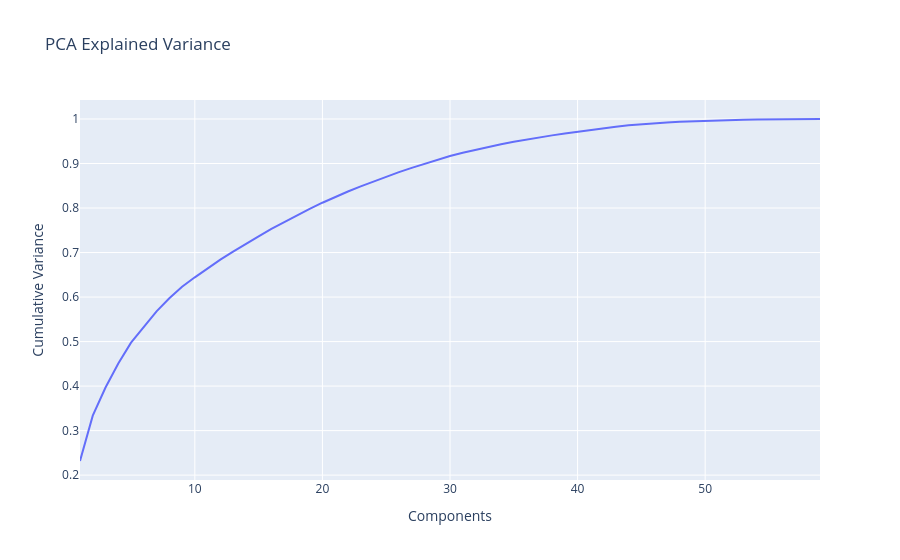

Notebook code cell kept with this figure:
### Code cell
var_df = pd.DataFrame({
    "Components": range(1, len(cum_var)+1),
    "Cumulative Variance": cum_var
})

px.line(
    var_df,
    x="Components",
    y="Cumulative Variance",
    title="PCA Explained Variance"
).show()

### Figure 1 — Plotly figure (JSON) as saved in the notebook; plotly's stock layout.template omitted (floating-point values rounded to 4 significant figures)
{"data": [{"hovertemplate": "Components=%{x}<br>Cumulative Variance=%{y}<extra></extra>", "legendgroup": "", "line": {"color": "#636efa", "dash": "solid"}, "marker": {"symbol": "circle"}, "mode": "lines", "name": "", "orientation": "v", "showlegend": false, "type": "scatter", "x": [1, 2, 3, 4, 5, 6, 7, 8, 9, 10, 11, 12, 13, 14, 15, 16, 17, 18, 19, 20, 21, 22, 23, 24, 25, 26, 27, 28, 29, 30, 31, 32, 33, 34, 35, 36, 37, 38, 39, 40, 41, 42, 43, 44, 45, 46, 47, 48, 49, 50, 51, 52, 53, 54, 55, 56, 57, 58, 59], "xaxis": "x", "y": [0.2317, 0.3335, 0.3968, 0.4507, 0.4976, 0.5341, 0.5679, 0.5972, 0.6233, 0.6444, 0.6646, 0.6842, 0.702, 0.7197, 0.7365, 0.753, 0.7683, 0.7834, 0.7979, 0.8119, 0.8249, 0.8371, 0.8486, 0.8596, 0.8702, 0.8806, 0.8903, 0.8997, 0.9087, 0.9169, 0.9242, 0.9309, 0.9372, 0.9433, 0.9489, 0.954, 0.9587, 0.9632, 0.9673, 0.9714, 0.9753, 0.979, 0.9826, 0.9859, 0.9883, 0.9904, 0.9922, 0.9937, 0.9949, 0.9961, 0.997, 0.9977, 0.9984, 0.9989, 0.9993, 0.9996, 0.9998, 0.9999, 1.0], "yaxis": "y"}], "layout": {"legend": {"tracegroupgap": 0}, "title": {"text": "PCA Explained Variance"}, "xaxis": {"anchor": "y", "domain": [0, 1], "title": {"text": "Components"}}, "yaxis": {"anchor": "x", "domain": [0, 1], "title": {"text": "Cumulative Variance"}}}}
